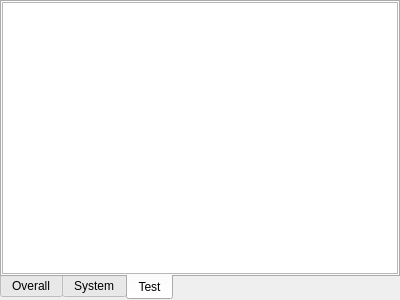
<?xml version="1.0" encoding="UTF-8"?>
<ui version="4.0">
 <class>Form</class>
 <widget class="QWidget" name="Form">
  <property name="geometry">
   <rect>
    <x>0</x>
    <y>0</y>
    <width>400</width>
    <height>300</height>
   </rect>
  </property>
  <property name="windowTitle">
   <string>Form</string>
  </property>
  <layout class="QVBoxLayout" name="verticalLayout_4">
   <property name="spacing">
    <number>0</number>
   </property>
   <property name="leftMargin">
    <number>0</number>
   </property>
   <property name="topMargin">
    <number>0</number>
   </property>
   <property name="rightMargin">
    <number>0</number>
   </property>
   <property name="bottomMargin">
    <number>0</number>
   </property>
   <item>
    <widget class="QTabWidget" name="tabWidget">
     <property name="tabPosition">
      <enum>QTabWidget::South</enum>
     </property>
     <property name="currentIndex">
      <number>2</number>
     </property>
     <widget class="QWidget" name="Overall_tab">
      <attribute name="title">
       <string>Overall</string>
      </attribute>
      <layout class="QVBoxLayout" name="verticalLayout_2">
       <property name="spacing">
        <number>0</number>
       </property>
       <property name="leftMargin">
        <number>0</number>
       </property>
       <property name="topMargin">
        <number>0</number>
       </property>
       <property name="rightMargin">
        <number>0</number>
       </property>
       <property name="bottomMargin">
        <number>0</number>
       </property>
       <item>
        <widget class="QPlainTextEdit" name="plainTextEdit"/>
       </item>
      </layout>
     </widget>
     <widget class="QWidget" name="System_tab">
      <attribute name="title">
       <string>System</string>
      </attribute>
      <layout class="QVBoxLayout" name="verticalLayout">
       <property name="spacing">
        <number>0</number>
       </property>
       <property name="leftMargin">
        <number>0</number>
       </property>
       <property name="topMargin">
        <number>0</number>
       </property>
       <property name="rightMargin">
        <number>0</number>
       </property>
       <property name="bottomMargin">
        <number>0</number>
       </property>
       <item>
        <widget class="QPlainTextEdit" name="plainTextEdit_2"/>
       </item>
      </layout>
     </widget>
     <widget class="QWidget" name="Test_tab">
      <attribute name="title">
       <string>Test</string>
      </attribute>
      <layout class="QVBoxLayout" name="verticalLayout_3">
       <property name="spacing">
        <number>0</number>
       </property>
       <property name="leftMargin">
        <number>0</number>
       </property>
       <property name="topMargin">
        <number>0</number>
       </property>
       <property name="rightMargin">
        <number>0</number>
       </property>
       <property name="bottomMargin">
        <number>0</number>
       </property>
       <item>
        <widget class="QPlainTextEdit" name="plainTextEdit_3"/>
       </item>
      </layout>
     </widget>
    </widget>
   </item>
  </layout>
 </widget>
 <resources/>
 <connections/>
</ui>
